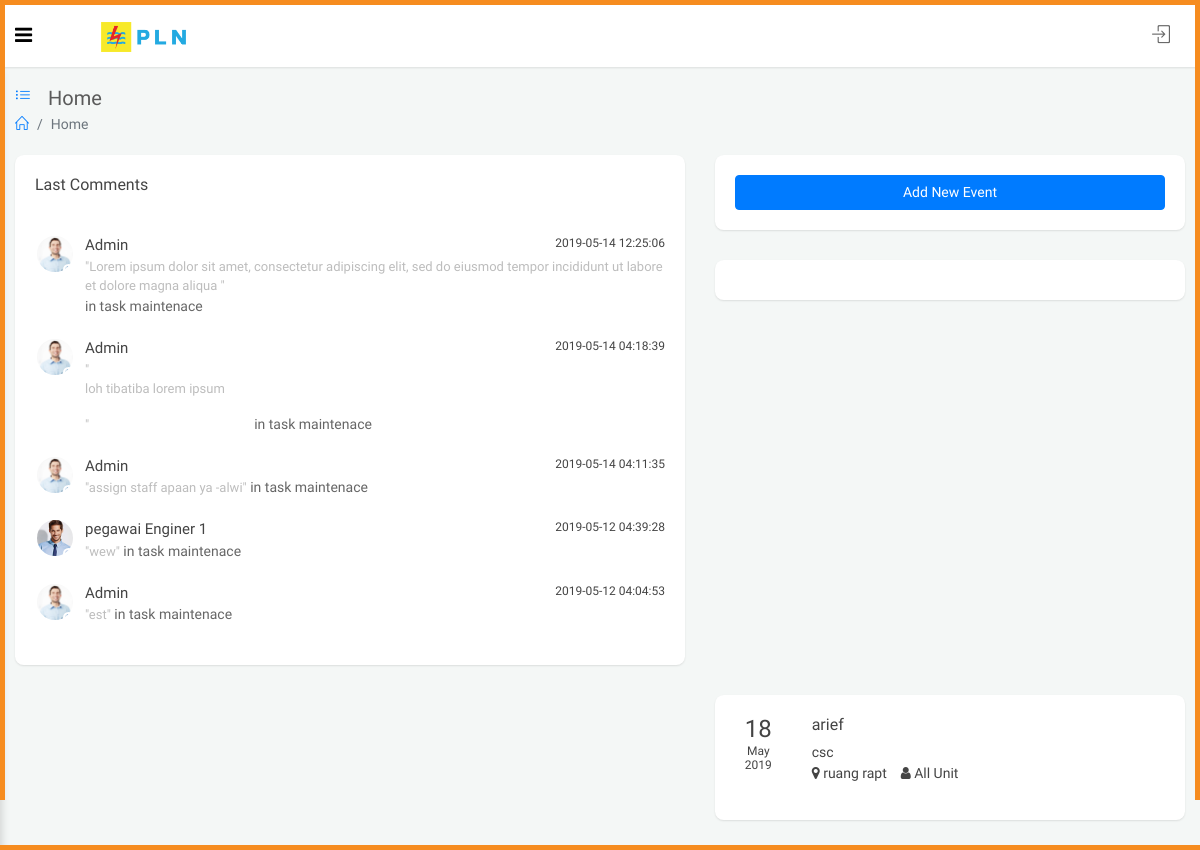
Screenshot of / (signed in) with the database file from the repository.
### tables this page shows
CREATE TABLE `task` (
  `id` int(11) NOT NULL,
  `task_name` varchar(255) NOT NULL,
  `priority` varchar(20) NOT NULL,
  `date_create` varchar(20) NOT NULL,
  `due_date` varchar(20) NOT NULL,
  `id_unit` int(11) NOT NULL,
  `id_leader` int(11) NOT NULL,
  `create_by` int(11) NOT NULL,
  `description` text,
  `status` varchar(255) NOT NULL,
  `progress` int(3) NOT NULL
);

CREATE TABLE `event` (
  `id` int(11) NOT NULL,
  `event_name` varchar(255) NOT NULL,
  `priority` varchar(15) NOT NULL,
  `date_start` varchar(20) NOT NULL,
  `date_end` varchar(20) NOT NULL,
  `id_unit` int(11) DEFAULT NULL,
  `location` varchar(255) NOT NULL,
  `description` text,
  `create_by` int(11) NOT NULL
);

### proses/ceklogin.php (called while the page is built, shortened)
<?php
if(empty($_SESSION['id'])){
    echo "<script>window.location.href = 'login.php'</script>";
}else{
    $query = mysqli_query($conn,"SELECT user.status,pegawai.* FROM pegawai join user on pegawai.id=user.id_pegawai WHERE pegawai.id = '$_SESSION[id]' limit 1");
    $user =$query->fetch_array(MYSQLI_ASSOC);
}
?>

### proses/connection.php (called while the page is built, shortened)
<?php
include_once 'config.php';
$conn = mysqli_connect($db_server, $db_user, $db_pass, $db_name);
function query($query)
{
    global $conn;
    $result = mysqli_query($conn, $query);
    $rows = [];
    while ($row = mysqli_fetch_assoc($result)) {
        $rows[] = $row;
    }
    return $rows;
}

### proses/config.php (called while the page is built, shortened)
<?php
$site_url ='http://localhost/pln';
?>

### page/home.php (the view, shortened to what this page needs)
<?php
$current_date = (date('Y-m-d'));
if ($user['status'] == 'admin') {
    $where = '';
} else {
    $where = 'AND (event.id_unit=' . $user['id_unit'] . ' OR event.id_unit IS NULL)';
}
$event = query("SELECT * FROM event left join unit_kerja on event.id_unit = unit_kerja.id
where date_start>='$current_date' $where order by date_start ASC");
$getcomment=query("SELECT t.id as id_task,t.task_name as task_name,tc.id_user,tc.description,tc.create_data,p.nama_p,p.avatar from task t
left join task_comments tc on t.id=tc.id_task
left join task_team tt on t.id=tt.id_task
left join pegawai p on tc.id_user=p.id
WHERE tt.id_pegawai='$user[id]' OR t.id_leader='$user[id]'
GROUP BY tc.id
ORDER BY tc.create_data DESC LIMIT 5");
?>
<div id="main-content">
    <div class="container-fluid">
        <div class="block-header">
            <div class="row">
                <div class="col-lg-6 col-md-8 col-sm-12">
                    <h2><a href="javascript:void(0);" class="btn btn-xs btn-link btn-toggle-fullwidth"><i class="icon-list"></i></a>
                        Home</h2>
                    <ul class="breadcrumb">
                        <li class="breadcrumb-item"><a href="index.php"><i class="icon-home"></i></a></li>
                        <li class="breadcrumb-item active">Home</li>
                    </ul>
                </div>
            </div>
        </div>
        <div class="row clearfix">
            <div class="col-md-7">
                <div class="card">
                    <div class="header">
                        <h2>Last Comments</h2>
                    </div>
                    <div class="body">
                        <ul class="right_chat list-unstyled">
                            <?php foreach($getcomment as $value){ ?>
                                <li class="">
                                    <a href="<?= $site_url ?>/task/view/<?= $value['id_task'] ?>">
                                        <div class="media">
                                            <img class="media-object " src="<?= $site_url ?>/assets/avatar/<?= $value['avatar'] ?>" alt="">
                                            <div class="media-body">
                                                <span class="name"><?= $value['nama_p'] ?><small class="float-right"><?= $value['create_data'] ?></small></span>
                                                <span class="message">"<?= $value['description'] ?>"</span> in task <?= $value['task_name'] ?>
                                                <span class="badge badge-outline status"></span>
                                            </div>
                                        </div>
                                    </a>
                                </li>
                            <?php } ?>
                        </ul>
                    </div>
                </div>
            </div>
            <div class="col-lg-5">
                <?php if ($user['status'] == 'admin' || $user['id_atasan'] == 1) { ?>
                    <div class="card">
                        <div class="body">
                            <button type="button" class="btn btn-primary btn-block" data-toggle="modal" data-target="#addevent">Add New Event</button>
                        </div>
                    </div>
                <?php } ?>
                <div class="card">
                    <div class="body">
                    </div>
                </div>
            </div>
        </div>
        <div class="row clearfix">
            <div class="col-lg-7">
            </div>
            <div class="col-lg-5">
                <div class="card">
                    <div class="body">
                        <?php foreach ($event as $value) :
                            $date = date('Y-F-d', strtotime($value['date_start']));
                            $date = explode('-', $date);
                            ?>
                            <div class="event-name row">
                                <div class="col-2 text-center">
                                    <h4><?= $date[2] ?><span><?= $date[1] ?></span><span><?= $date[0] ?></span></h4>
                                </div>
                                <div class="col-10">
                                    <h6><?= $value['event_name'] ?></h6>
                                    <p><?= $value['description'] ?></p>
                                    <address><i class="fa fa-map-marker"></i> <?= $value['location'] ?>&nbsp;&nbsp;&nbsp;<i class="fa fa-user"></i> <?= ($value['nama_unit']) ? $value['nama_unit'] : 'All Unit'  ?></address>
                                </div>
                            </div>
                        <?php endforeach; ?>
                    </div>
                </div>
            </div>
        </div>
    </div>
</div>

### assets/css/color_skins.css (style rules this page uses)
.theme-orange:before,.theme-orange:after { background:#f68c1f }

### rows the page displays
task: shows a picture, nama_p "Admin", create_data "2019-05-14 12:25:06", description "Lorem ipsum dolor sit amet, consectetur adipiscing elit, sed do eiusmod tempor incididunt ut labore et dolore magna aliqua", task_name "maintenace", create_data "2019-05-14 04:18:39", description "loh tibatiba lorem ipsum", create_data "2019-05-14 04:11:35", description "assign staff apaan ya -alwi", nama_p "pegawai Enginer 1", create_data "2019-05-12 04:39:28", description "wew", create_data "2019-05-12 04:04:53", description "est"
event: date_start "18", date_start "May", date_start "2019", event_name "arief", description "csc", location "ruang rapt"
